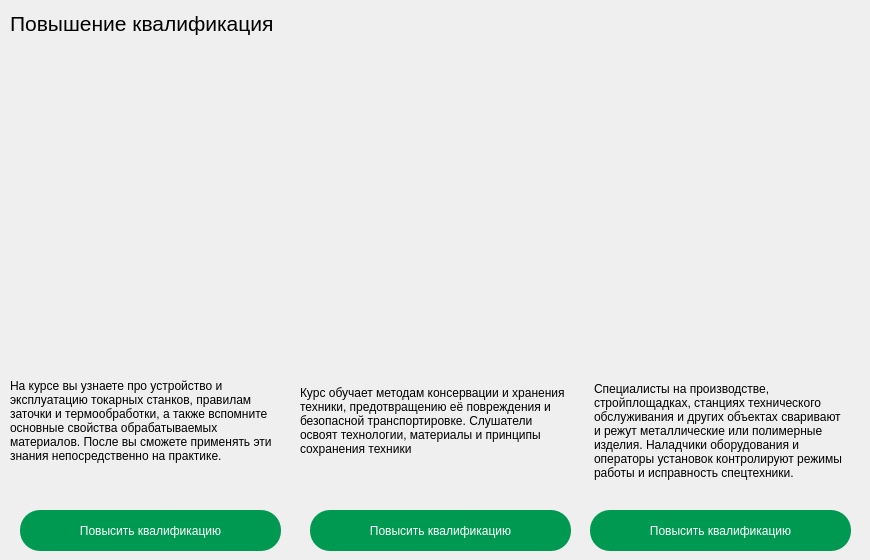
         <widget class="QWidget" name="education_page">
          <widget class="QLabel" name="label_12">
           <property name="geometry">
            <rect>
             <x>10</x>
             <y>50</y>
             <width>261</width>
             <height>291</height>
            </rect>
           </property>
           <property name="minimumSize">
            <size>
             <width>261</width>
             <height>291</height>
            </size>
           </property>
           <property name="maximumSize">
            <size>
             <width>261</width>
             <height>291</height>
            </size>
           </property>
           <property name="styleSheet">
            <string notr="true">border-radius:20px;
                                                </string>
           </property>
           <property name="text">
            <string/>
           </property>
           <property name="pixmap">
            <pixmap resource="../../resourses.qrc">:/res/dude.png</pixmap>
           </property>
           <property name="scaledContents">
            <bool>true</bool>
           </property>
          </widget>
          <widget class="QLabel" name="label_17">
           <property name="geometry">
            <rect>
             <x>290</x>
             <y>50</y>
             <width>281</width>
             <height>291</height>
            </rect>
           </property>
           <property name="text">
            <string/>
           </property>
           <property name="pixmap">
            <pixmap resource="../../resourses.qrc">:/res/dude2.png</pixmap>
           </property>
           <property name="scaledContents">
            <bool>true</bool>
           </property>
          </widget>
          <widget class="QLabel" name="label_25">
           <property name="geometry">
            <rect>
             <x>590</x>
             <y>50</y>
             <width>271</width>
             <height>291</height>
            </rect>
           </property>
           <property name="text">
            <string/>
           </property>
           <property name="pixmap">
            <pixmap resource="../../resourses.qrc">:/res/dude1.png</pixmap>
           </property>
           <property name="scaledContents">
            <bool>true</bool>
           </property>
          </widget>
          <widget class="QPushButton" name="pushButton_link1">
           <property name="geometry">
            <rect>
             <x>20</x>
             <y>510</y>
             <width>261</width>
             <height>41</height>
            </rect>
           </property>
           <property name="styleSheet">
            <string notr="true">background-color: rgb(0, 153, 81);
                                                    color: white;
                                                    border-radius: 20px;
                                                </string>
           </property>
           <property name="text">
            <string>Повысить квалификацию</string>
           </property>
          </widget>
          <widget class="QPushButton" name="pushButton_link2">
           <property name="geometry">
            <rect>
             <x>310</x>
             <y>510</y>
             <width>261</width>
             <height>41</height>
            </rect>
           </property>
           <property name="styleSheet">
            <string notr="true">background-color: rgb(0, 153, 81);
                                                    color: white;
                                                    border-radius: 20px;
                                                </string>
           </property>
           <property name="text">
            <string>Повысить квалификацию</string>
           </property>
          </widget>
          <widget class="QPushButton" name="pushButton_link3">
           <property name="geometry">
            <rect>
             <x>590</x>
             <y>510</y>
             <width>261</width>
             <height>41</height>
            </rect>
           </property>
           <property name="styleSheet">
            <string notr="true">background-color: rgb(0, 153, 81);
                                                    color: white;
                                                    border-radius: 20px;
                                                </string>
           </property>
           <property name="text">
            <string>Повысить квалификацию</string>
           </property>
          </widget>
          <widget class="QLabel" name="label_31">
           <property name="geometry">
            <rect>
             <x>10</x>
             <y>360</y>
             <width>271</width>
             <height>121</height>
            </rect>
           </property>
           <property name="styleSheet">
            <string notr="true">QLabel{
                                                    setWordWrap(true);
                                                    }
                                                </string>
           </property>
           <property name="text">
            <string>На курсе вы узнаете про устройство и эксплуатацию токарныx станков, правилам заточки и термообработки, а также вспомните основные свойства обрабатываемых материалов. После вы сможете применять эти знания непосредственно на практике.                                                </string>
           </property>
           <property name="wordWrap">
            <bool>true</bool>
           </property>
          </widget>
          <widget class="QLabel" name="label_32">
           <property name="geometry">
            <rect>
             <x>300</x>
             <y>360</y>
             <width>271</width>
             <height>121</height>
            </rect>
           </property>
           <property name="text">
            <string>Курс обучает методам консервации и хранения техники, предотвращению её повреждения и безопасной транспортировке. Слушатели освоят технологии, материалы и принципы сохранения техники</string>
           </property>
           <property name="wordWrap">
            <bool>true</bool>
           </property>
          </widget>
          <widget class="QLabel" name="label_33">
           <property name="geometry">
            <rect>
             <x>594</x>
             <y>365</y>
             <width>251</width>
             <height>131</height>
            </rect>
           </property>
           <property name="text">
            <string>Специалисты на производстве, стройплощадках, станциях технического обслуживания и других объектах сваривают и режут металлические или полимерные изделия. Наладчики оборудования и операторы установок контролируют режимы работы и исправность спецтехники.</string>
           </property>
           <property name="wordWrap">
            <bool>true</bool>
           </property>
          </widget>
          <widget class="QWidget" name="layoutWidget">
           <property name="geometry">
            <rect>
             <x>10</x>
             <y>10</y>
             <width>841</width>
             <height>27</height>
            </rect>
           </property>
           <layout class="QHBoxLayout" name="horizontalLayout_2">
            <item>
             <widget class="QLabel" name="label_30">
              <property name="font">
               <font>
                <pointsize>16</pointsize>
               </font>
              </property>
              <property name="text">
               <string>Повышение квалификация</string>
              </property>
             </widget>
            </item>
            <item>
             <spacer name="horizontalSpacer">
              <property name="orientation">
               <enum>Qt::Horizontal</enum>
              </property>
              <property name="sizeHint" stdset="0">
               <size>
                <width>40</width>
                <height>20</height>
               </size>
              </property>
             </spacer>
            </item>
           </layout>
          </widget>
         </widget>
